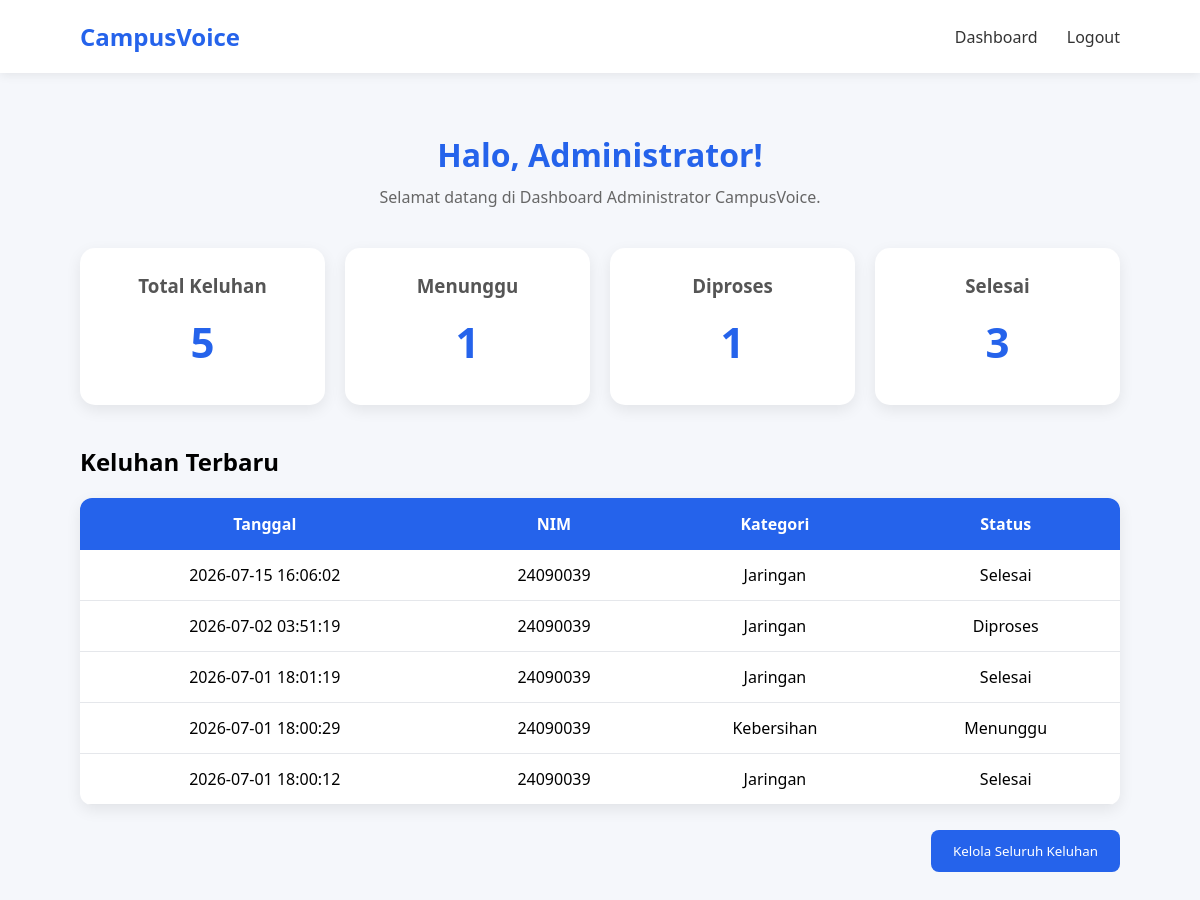
The page /dashboard (signed in) on the database as committed earlier.
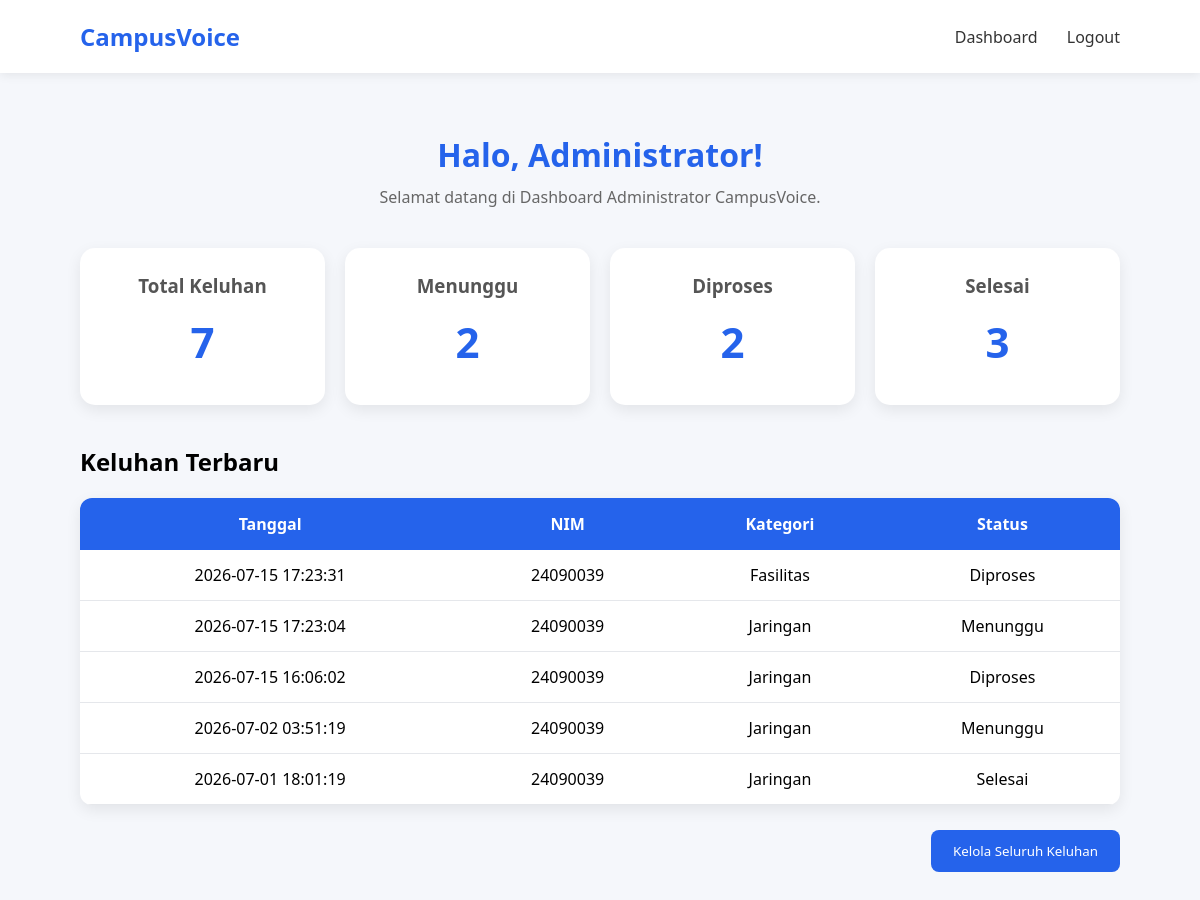
The same page on the database as committed later.
### tables this page shows
CREATE TABLE keluhan(
        id INTEGER PRIMARY KEY AUTOINCREMENT,
        nim TEXT NOT NULL,
        isi_keluhan TEXT NOT NULL,
        kategori TEXT NOT NULL,
        status TEXT DEFAULT 'Menunggu',
        tanggal DATETIME DEFAULT CURRENT_TIMESTAMP,
        FOREIGN KEY (nim)
        REFERENCES users(nim)
    );

### app.py (the view)
@app.route("/dashboard")
def dashboard():
    if "role" not in session:
        return redirect("/login")
    if session["role"] == "admin":
        statistik = get_dashboard_admin()
        terbaru = get_keluhan_terbaru()
        return render_template(
            "dashboard_admin.html",
            nama=session["nama"],
            statistik=statistik,
            terbaru=terbaru
            )
    return render_template(
        "dashboard_mhs.html",
        nama=session["nama"]
    )

### database.py (called while the page is built)
def get_connection():
    conn = sqlite3.connect(DATABASE)
    conn.row_factory = sqlite3.Row
    return conn

def get_dashboard_admin():
    conn = get_connection()
    cursor = conn.cursor()
    cursor.execute("SELECT COUNT(*) FROM keluhan")
    total = cursor.fetchone()[0]
    cursor.execute("SELECT COUNT(*) FROM keluhan WHERE status='Menunggu'")
    menunggu = cursor.fetchone()[0]
    cursor.execute("SELECT COUNT(*) FROM keluhan WHERE status='Diproses'")
    diproses = cursor.fetchone()[0]
    cursor.execute("SELECT COUNT(*) FROM keluhan WHERE status='Selesai'")
    selesai = cursor.fetchone()[0]
    conn.close()
    return {
        "total": total,
        "menunggu": menunggu,
        "diproses": diproses,
        "selesai": selesai
    }

def get_keluhan_terbaru():
    conn = get_connection()
    cursor = conn.cursor()
    cursor.execute("""
        SELECT * FROM keluhan
        ORDER BY tanggal DESC LIMIT 5
    """)
    data = cursor.fetchall()
    conn.close()
    return data

### templates/dashboard_admin.html (shortened to what this page needs)
<!DOCTYPE html>
<html lang="en">
<head>
    <link rel="stylesheet" href="{{ url_for('static', filename='css/dashboard.css') }}">
</head>
<body>
    <header>
        <h2>CampusVoice</h2>
        <nav>
            <a href="/dashboard">Dashboard</a>
            <a href="/logout">Logout</a>
        </nav>
    </header>
    <main>
        <h1>Halo, {{ nama }}!</h1>
        <p>
            Selamat datang di Dashboard Administrator CampusVoice.
        </p>
        <div class="dashboard-card">
            <div class="card">
                <h3>Total Keluhan</h3>
                <h1>{{ statistik.total }}</h1>
            </div>
            <div class="card">
                <h3>Menunggu</h3>
                <h1>{{ statistik.menunggu }}</h1>
            </div>
            <div class="card">
                <h3>Diproses</h3>
                <h1>{{ statistik.diproses }}</h1>
            </div>
            <div class="card">
                <h3>Selesai</h3>
                <h1>{{ statistik.selesai }}</h1>
            </div>
        </div>
        <h2>Keluhan Terbaru</h2>
            <table>
                <tr>
                    <th>Tanggal</th>
                    <th>NIM</th>
                    <th>Kategori</th>
                    <th>Status</th>
                </tr>
                {% for row in terbaru %}
                <tr>
                    <td>{{ row.tanggal }}</td>
                    <td>{{ row.nim }}</td>
                    <td>{{ row.kategori }}</td>
                    <td>{{ row.status }}</td>
                </tr>
                {% endfor %}
            </table>
            <div class="action">
                <a href="/kelola_keluhan">
                    <button>
                    Kelola Seluruh Keluhan
                    </button>
                </a>
            </div>
    </main>
</body>
</html>

Rows that differ between the two databases and show on the page:
no longer on this page (row edited): keluhan: tanggal "2026-07-01 18:00:29", nim "24090039", kategori "Kebersihan", status "Menunggu"
no longer on this page (row unchanged): keluhan: tanggal "2026-07-01 18:00:12", nim "24090039", kategori "Jaringan", status "Selesai"
added keluhan: tanggal "2026-07-15 17:23:31", nim "24090039", kategori "Fasilitas", status "Diproses"
added keluhan: tanggal "2026-07-15 17:23:04", nim "24090039", kategori "Jaringan", status "Menunggu"
changed keluhan (number 3 of 5 on the later page): status "Selesai" → "Diproses"
changed keluhan (number 4 of 5 on the later page): status "Diproses" → "Menunggu"
Other text that changed with them:
{{ statistik.total }}: "5" → "7"
{{ statistik.menunggu }}: "1" → "2"
{{ statistik.diproses }}: "1" → "2"
